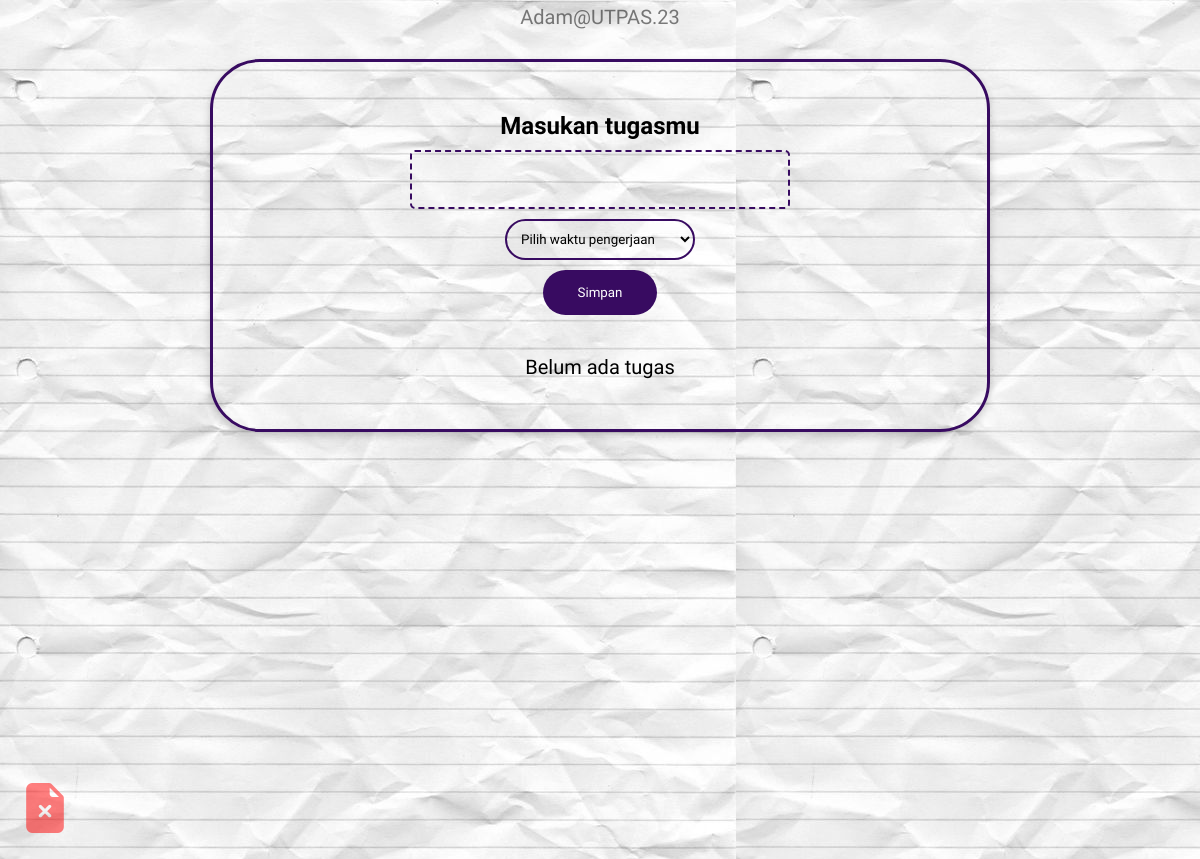
Before: / with the older database file.
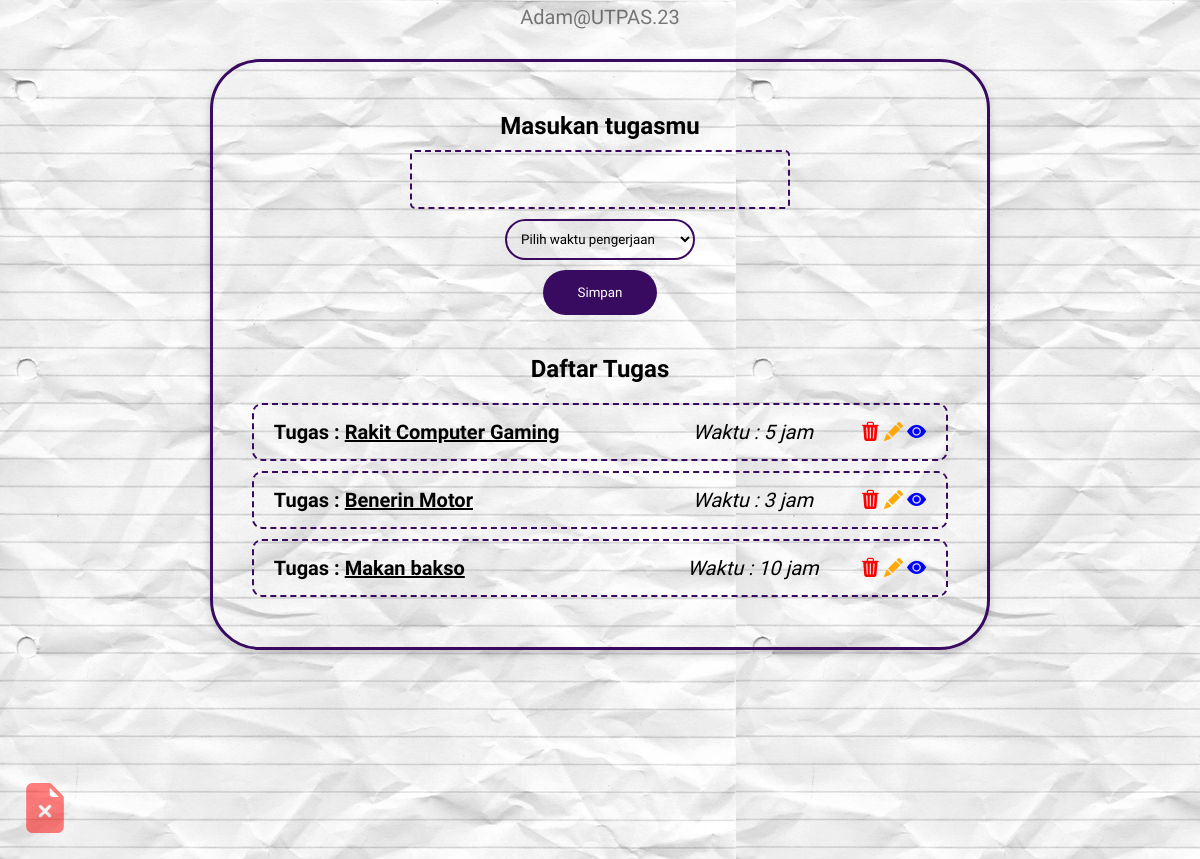
After: the same page with the newer database file.
### tables this page shows
CREATE TABLE "tugas" (
    "id" INTEGER,
    "deskripsi" TEXT NOT NULL,
    "waktu" INTEGER NOT NULL,
    PRIMARY KEY("id" AUTOINCREMENT)
);

### index.php (the view, shortened to what this page needs)
<?php
include("koneksi.php");
$nama = "Adam";
function getAllTugas(){
    global $kon;
    $stmt = $kon->query("SELECT * FROM tugas ORDER BY id DESC");
    return $stmt->fetchAll(PDO::FETCH_ASSOC);
}
$tugasList = getAllTugas();
?>
<!DOCTYPE html>
<html lang="id">
<head>
    <link rel="stylesheet" href="style.css">
    <link rel="stylesheet" href="https://cdn.jsdelivr.net/npm/bootstrap-icons@1.11.3/font/bootstrap-icons.min.css">
</head>
<body>
<header>
    <p><?= $nama; ?>@UTPAS.23</p>
</header>
<main>
    <div class="container-flex">
        <div class="form-container">
            <form action="/" method="post">
                <label for="tugas">Masukan tugasmu</label>
                <input type="text" name="tugas" id="tugas" required>
                <select name="waktu" id="waktu" required>
                    <option value="0" disabled selected>Pilih waktu pengerjaan</option>
                </select>
                <button type="submit">Simpan</button>
            </form>
        </div>
        <div class="list-tugas">
            <?php if(!empty($tugasList)): ?>
                <h2>Daftar Tugas</h2>
                <ul>
                    <?php foreach($tugasList as $value): ?>
                        <li>
                            <div class="tugas">
                                <p>Tugas : <u><?= htmlspecialchars($value['deskripsi']) ?></u></p>
                            </div>
                            <div class="waktu">
                                <p>Waktu : <?= $value['waktu'] ?> jam</p>
                            </div>
                            <div class="act-button">
                                <a class="hapus" href="?d=<?= $value['id'] ?>"><i class="bi bi-trash3-fill"></i></a>
                                <a class="edit" href="u.php?u=<?= $value['id'] ?>"><i class="bi bi-pencil-fill"></i></a>
                                <a class="info" href="display.php?u=<?= $value['id'] ?>"><i class="bi bi-eye-fill"></i></a>
                            </div>
                        </li>
                    <?php endforeach; ?>
                </ul>
            <?php else: ?>
                <p>Belum ada tugas</p>
            <?php endif; ?>
        </div>
    </div>
    <div class="some-button">
        <a class="bomb-sess" href="?method=hapus-semua" onclick="return confirm('Bomb database with love :)')">
            <i class="bi bi-file-earmark-x-fill"></i>
        </a>
    </div>
</main>
</body>
</html>

### style.css (style rules this page uses)
* { margin: 0; padding: 0; box-sizing: border-box; font-family: 'Gloria Hallelujah', 'Segoe UI', Tahoma, Geneva, Verdana, sans-serif; }
body { background-image: url(paper.jpeg); }
header p { text-align: center; padding: 5px; opacity: 0.5; }
main { min-height: 100vh; }
label, input, button, select { display: block; }
.container-flex { display: flex; flex-direction: column; align-items: center; margin: auto; padding: 50px 0; width: 65%; border: solid 3px #380b61; border-radius: 50px; margin-top: 25px; background-color: transparent; box-shadow: 0 4px 8px rgba(0, 0, 0, 0.2); }
form { display: flex; flex-direction: column; gap: 10px; align-items: center; width: 100%; margin-bottom: 20px; }
button { background-color: #380b61; color: white; padding: 15px 35px; border: none; border-radius: 25px; transition: all 0.3s ease-in-out; }
label { font-size: 1.5rem; font-weight: bold; }
input { padding: 20px; border: #380b61 2px dashed; border-radius: 5px; width: 80%; max-width: 100%; }
input[type=text] { width: 380px; background-color: transparent; }
select { width: 50%; padding: 10px; border: #380b61 2px solid; border-radius: 50px; background-color: transparent; }
.list-tugas { margin-top: 20px; display: flex; flex-direction: column; align-items: center; width: 100%; gap: 20px; }
ul { display: flex; flex-direction: column; align-items: center; width: 90%; max-width: 700px; gap: 10px; padding: 0; }
li { display: flex; justify-content: space-between; align-items: center; gap: 15px; width: 100%; background-color: transparent; padding: 15px 20px; border-radius: 10px; border: 2px dashed #380b61; word-break: break-word; flex-wrap: wrap; }
.tugas { flex: 2; min-width: 150px; font-weight: bold; }
.waktu { flex: 1; min-width: 80px; text-align: center; font-style: italic; }
a { text-decoration: none; font-size: 1.2rem; transition: all 0.3s ease-in-out; }
.hapus { color: red; }
.edit { color: #ffa806; }
.info { color: blue; }
p { font-size: 20px; }
.some-button { position: fixed; bottom: 20px; left: 20px; }
.bomb-sess i { font-size: 50px; color: red; opacity: 0.5; transition: all 0.3s ease-in-out; }

Changed rows visible on the page:
added tugas: deskripsi "Rakit Computer Gaming", waktu "5"
added tugas: deskripsi "Benerin Motor", waktu "3"
added tugas: deskripsi "Makan bakso", waktu "10"
Other visible differences:
text no longer shown: "Belum ada tugas"
text now shown: "Daftar Tugas"
